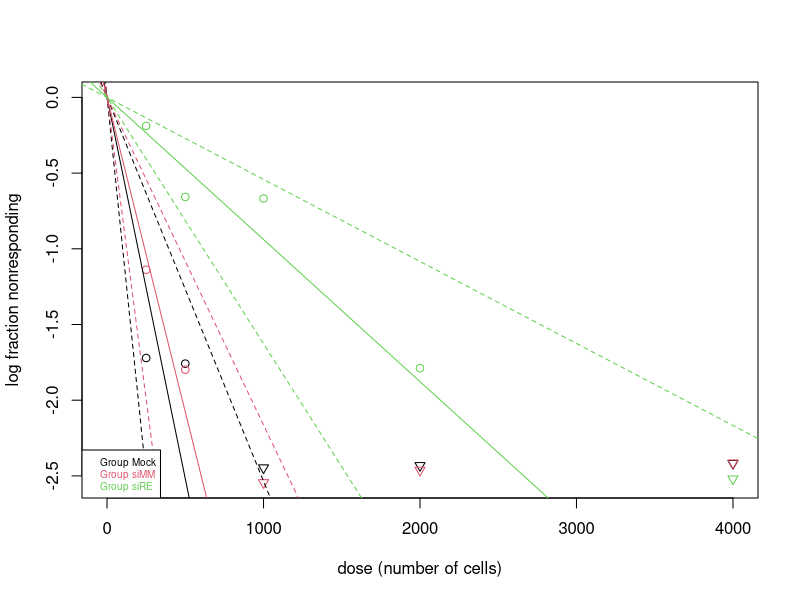
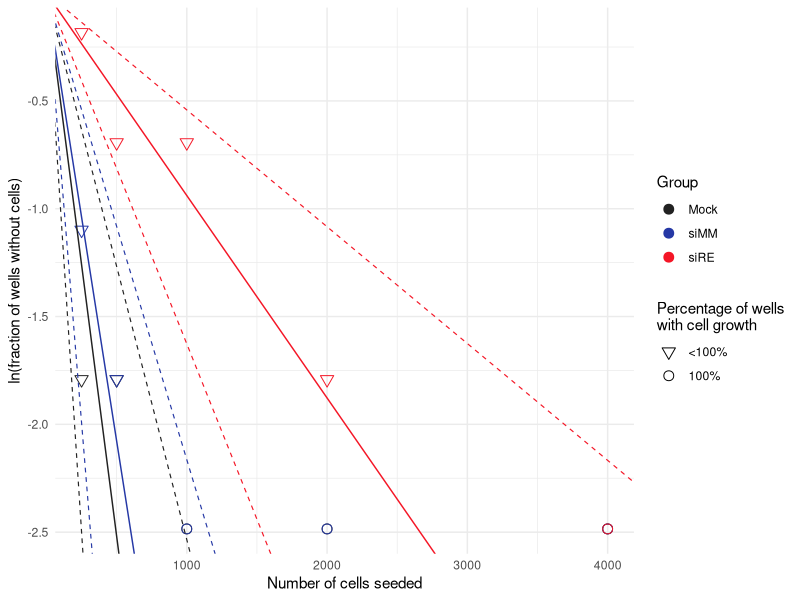

Generate these figures, in order, with R:
library(statmod)
library(tidyverse)

palette <- c('#222222', '#2538a5', '#f41626')

set.seed(42)

##### directory for output files, replace with your path
wd <- 'C:/polina/analysis/pderevianko/runx1-runx1t1-kd-aml/ELDA/out/'

# 1. Submit the data ===========================================================

##### number of positive cases out of tested trials
response <- c(6,6,6,6,6,5,6,6,3,5,5,3,5,4,1)

##### expected number of cells in assay
dose <- c(4000,4000,4000,2000,2000,2000,1000,1000,1000,500,500,500,250,250,250)

##### number of trials at each dose
tested <- rep(6, length(response))

##### to which experimental condition the responses belong
group <- rep(c('Mock', 'siMM', 'siRE'), length(unique(dose)))

# 2. Perform the ELDA ==========================================================
res <- elda(
  response = response,
  dose = dose,
  tested = tested,
  group = group,
  observed = TRUE,
  confidence = 0.95,
  test.unit.slope = TRUE
)

plot(res)

# 3. Plot ======================================================================

## 3.1. Make the necessary dataframes for ggplot2 ------------------------------
df <- data.frame(
  dose = res$dose,
  response = res$response,
  tested = res$tested,
  group = factor(res$group)
) %>%
  mutate(
    full_response = response == tested,
    adj_response = ifelse(full_response, response-0.5, response),
    log_nonres = log(1 - adj_response/tested),  
    pch_type = ifelse(full_response, "100%", "<100%")
  )

ci_df <- data.frame(
  group = levels(df$group),
  CI_lower = res$CI[, 1],
  CI_median = res$CI[, 2],
  CI_upper = res$CI[, 3]
)

## 3.2. Plot -------------------------------------------------------------------
p <- ggplot(df, 
            aes(x = dose, y = log_nonres, color = group)) +
  geom_point(aes(shape = pch_type), size = 3) +
  scale_shape_manual(values = c("100%" = 1, "<100%" = 6)) +
  labs(
    x = "Number of cells seeded",
    y = "ln(fraction of wells without cells)",
    shape = "Percentage of wells\nwith cell growth",
    color = "Group"
  ) +
  theme_minimal() +
  scale_color_manual(values = palette)

for (i in 1:nrow(ci_df)) {
  p <- p +
    geom_abline(slope = -1/ci_df$CI_median[i], intercept = 0,
                color = palette[i], size = 0.5) +
    geom_abline(slope = -1/ci_df$CI_lower[i], intercept = 0,
                linetype = "dashed", color = palette[i], linewidth = 0.4) +
    geom_abline(slope = -1/ci_df$CI_upper[i], intercept = 0,
                linetype = "dashed", color = palette[i], linewidth = 0.4)
}

pdf(paste0(wd, '010_ELDAplot.pdf'), width = 6, height = 4)
p
dev.off()
